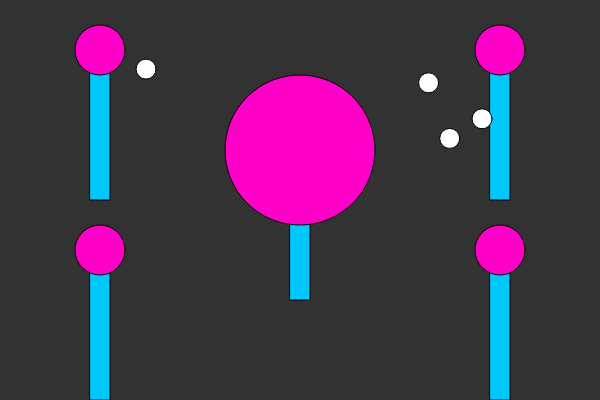
Frame 1 (no input)
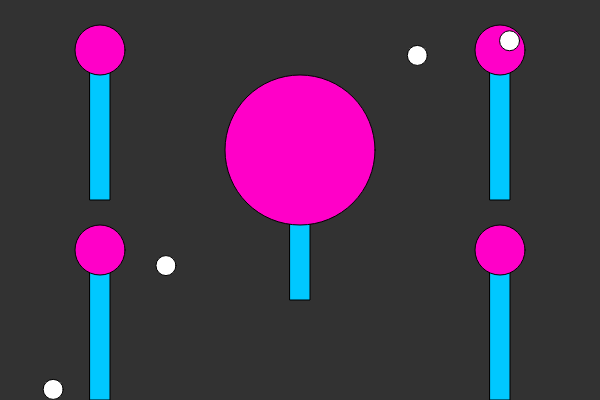
Frame 60 (no input)
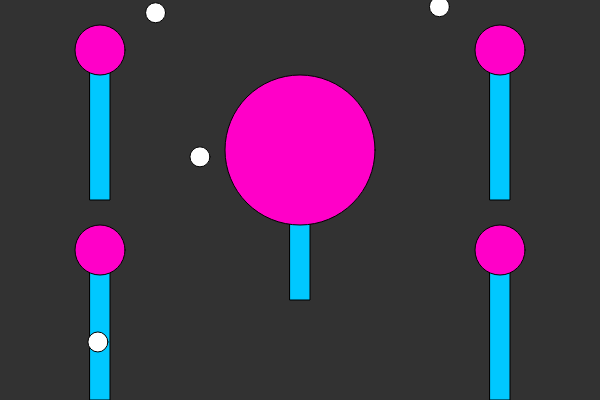
Frame 120 (the mouse pressed at the canvas centre since frame 60)

The p5.js sketch that drew these frames (run headless with seeded random() and noise() and a simulated clock; from frame 60 on, the mouse is pressed at the canvas centre):

// p5.js sketch
// ── sketch.js
function setup() {
  createCanvas(600, 400);
}
 
function draw() {
  background(50);
  lollipop(100, 50, 50);
  lollipop(300, 150, 150);
  lollipop(500, 250, 50);
  //Added more lollipops
  lollipop(100, 250,50);
  lollipop(500, 50, 50);
  
  //Added snow that follows similar logic to the lollipop
  
  snow(random([0],[600]), random([0],[400]), 20, 20);
  snow(random([0],[600]), random([0],[400]), 20, 20);
  snow(random([0],[600]), random([0],[400]), 20, 20);
  snow(random([0],[600]), random([0],[400]), 20, 20);
}
 
function lollipop(x, y, diameter) {
  fill(0, 200, 255);
  rect(x-10, y, 20, 150);
   
  fill(255, 0, 200);
  ellipse(x, y, diameter, diameter);
}


//Snow 
function snow(x, y, diameter) {
   
  fill(255, 255, 255);
  ellipse(x, y, diameter, diameter);
}
